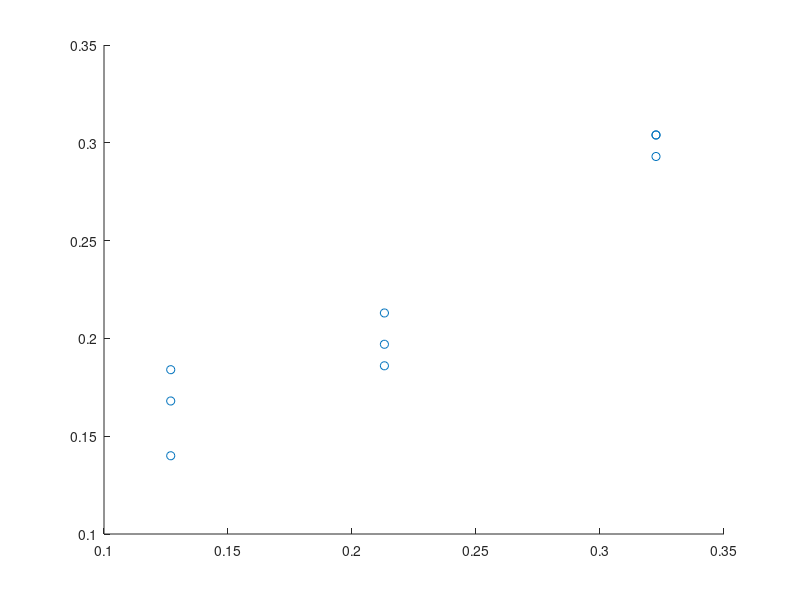
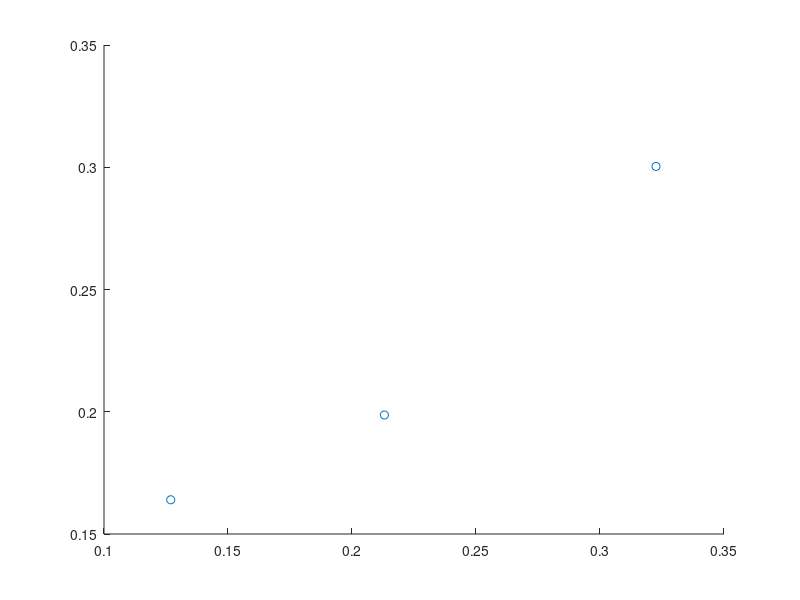

MATLAB code to generate these figures, in order:
astock = 250;
alabel = 250*.60;
donor = 450;
ex = 24;


deV = (20*ex + 1*donor)/21;

alV = 4;
a1V = (10*ex + alV*astock)/(10+alV);
a1_labV = alV*alabel/(10+alV);
a1_labN= a1_labV/a1V;

a2V = (20*ex + 20*a1V)/40;
a2_labV = a1_labV/(40/20);
a2_lab = a2_labV/a2V;

a3V = (15*ex + 15*a2V)/30;
a3_labV = a2_labV/(30/15);
a3_lab = a3_labV/a3V;

m1V = (a1V+deV)/2; 
m2V = (a2V+deV)/2;
m3V = (a3V+deV)/2;

m1_labV = a1_labV/2;
m1_labN = m1_labV/m1V;

m2_labV = a2_labV/2;
m2_labN = m2_labV/m2V;

m3_labV = a3_labV/2;
m3_labN = m3_labV/m3V;

fprintf('m1_Afrac %1.3f\n m2_Afrac is %1.3f\n m3_Afrac is %1.3f\n \n', 100*(2-1/6)*m1_labN,100*(2-1/20)*m2_labN,200*m3_labN);

aest = [m1_labN,m1_labN,m1_labN,  m2_labN,m2_labN,m2_labN, m3_labN,m3_labN,m3_labN];
af = [.304,.304,.293,.186,.213,.197,.168,.14,.184];

figure(2); clf;scatter(aest,af);


aestm = [m1_labN,m2_labN,m3_labN ];
afm = [mean(af(1:3)),mean(af(4:6)),mean(af(7:9))];
figure(3); clf;scatter(aestm,afm);





